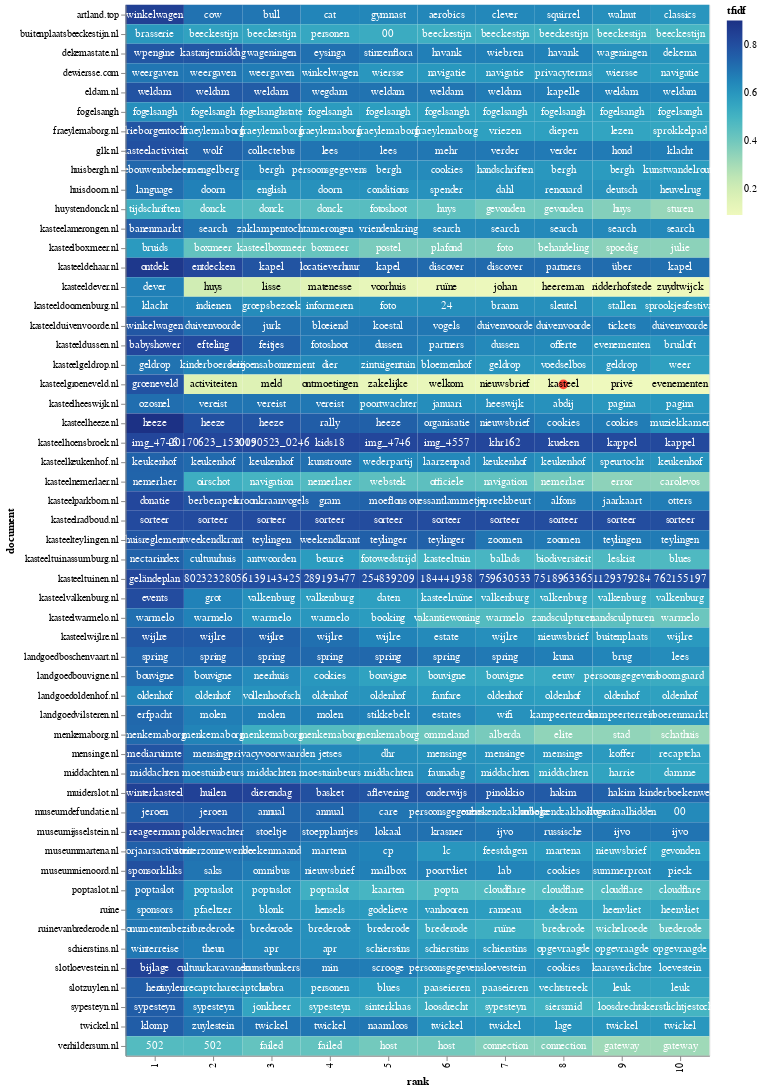

Source (notebook cell):
### Code cell
import altair as alt

top_tfidf = tfidf_df.sort_values(by=['document','tfidf'], ascending=[True,False]).groupby(['document']).head(10)

# Terms in this list will get a red dot in the visualization
term_list = ['kasteel', 'huis']

# adding a little randomness to break ties in term ranking
top_tfidf_plusRand = top_tfidf.copy()
top_tfidf_plusRand['tfidf'] = top_tfidf_plusRand['tfidf'] + np.random.rand(top_tfidf.shape[0])*0.0001

# base for all visualizations, with rank calculation
base = alt.Chart(top_tfidf_plusRand).encode(
    x = 'rank:O',
    y = 'document:N'
).transform_window(
    rank = "rank()",
    sort = [alt.SortField("tfidf", order="descending")],
    groupby = ["document"],
)

# heatmap specification
heatmap = base.mark_rect().encode(
    color = 'tfidf:Q'
)

# red circle over terms in above list
circle = base.mark_circle(size=100).encode(
    color = alt.condition(
        alt.FieldOneOfPredicate(field='term', oneOf=term_list),
        alt.value('red'),
        alt.value('#FFFFFF00')
    )
)

# text labels, white for darker heatmap colors
text = base.mark_text(baseline='middle').encode(
    text = 'term:N',
    color = alt.condition(alt.datum.tfidf >= 0.23, alt.value('white'), alt.value('black'))
)

# display the three superimposed visualizations
(heatmap + circle + text).properties(width = 600)

### Figure 1 — Vega-Lite specification as saved in the notebook (floating-point values rounded to 4 significant figures; data arrays with more than 128 entries replaced by an {"elided": "..."} marker saying what was removed)
{"config": {"view": {"continuousWidth": 300, "continuousHeight": 300}}, "layer": [{"mark": {"type": "rect"}, "encoding": {"color": {"field": "tfidf", "type": "quantitative"}, "x": {"field": "rank", "type": "ordinal"}, "y": {"field": "document", "type": "nominal"}}, "transform": [{"window": [{"op": "rank", "field": "", "as": "rank"}], "groupby": ["document"], "sort": [{"field": "tfidf", "order": "descending"}]}]}, {"mark": {"type": "circle", "size": 100}, "encoding": {"color": {"condition": {"test": {"field": "term", "oneOf": ["kasteel", "huis"]}, "value": "red"}, "value": "#FFFFFF00"}, "x": {"field": "rank", "type": "ordinal"}, "y": {"field": "document", "type": "nominal"}}, "transform": [{"window": [{"op": "rank", "field": "", "as": "rank"}], "groupby": ["document"], "sort": [{"field": "tfidf", "order": "descending"}]}]}, {"mark": {"type": "text", "baseline": "middle"}, "encoding": {"color": {"condition": {"test": "(datum.tfidf >= 0.23)", "value": "white"}, "value": "black"}, "text": {"field": "term", "type": "nominal"}, "x": {"field": "rank", "type": "ordinal"}, "y": {"field": "document", "type": "nominal"}}, "transform": [{"window": [{"op": "rank", "field": "", "as": "rank"}], "groupby": ["document"], "sort": [{"field": "tfidf", "order": "descending"}]}]}], "data": {"name": "data-f142dc1e1da528a0325c558c2f260d1e"}, "width": 600, "$schema": "https://vega.github.io/schema/vega-lite/v5.20.1.json", "datasets": {"data-f142dc1e1da528a0325c558c2f260d1e": {"elided": "540 records"}}}
